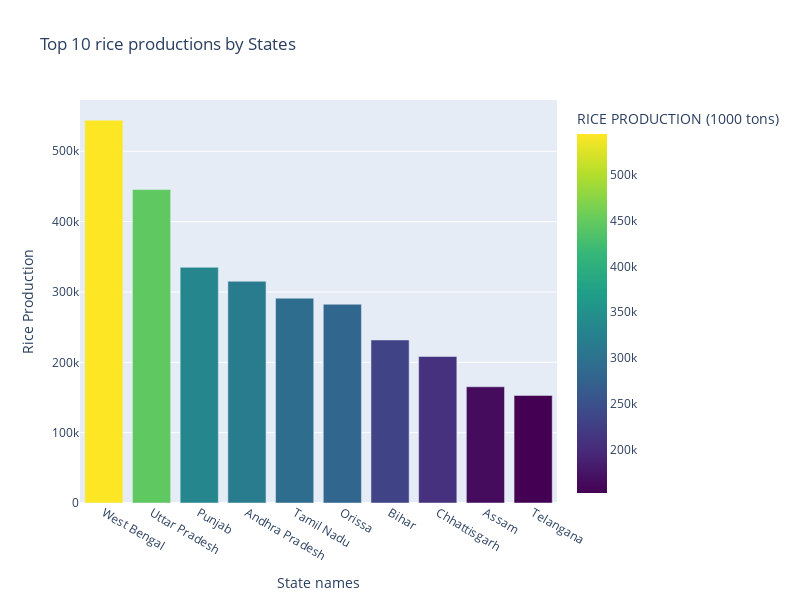

Write notebook code for a chart like this one.
### Code cell
fig=px.bar(rice_state, x='State Name', y='RICE PRODUCTION (1000 tons)',title='Top 10 rice productions by States',
          labels={'State Name':'State Name','Rice Production':'RICE PRODUCTION (1000 tons)'},
           color='RICE PRODUCTION (1000 tons)', color_continuous_scale='Viridis'
          )
fig.update_layout(xaxis_title='State names', yaxis_title='Rice Production')
fig.update_layout(height=600, width=800)
fig.show()

### Figure 1 — Plotly figure (JSON) as saved in the notebook; plotly's stock layout.template omitted (floating-point values rounded to 4 significant figures)
{"data": [{"alignmentgroup": "True", "hovertemplate": "State Name=%{x}<br>RICE PRODUCTION (1000 tons)=%{marker.color}<extra></extra>", "legendgroup": "", "marker": {"color": [544200.0, 445600.0, 335000.0, 315200.0, 291200.0, 282500.0, 231759, 208200.0, 165200.0, 152900.0], "coloraxis": "coloraxis", "pattern": {"shape": ""}}, "name": "", "offsetgroup": "", "orientation": "v", "showlegend": false, "textposition": "auto", "type": "bar", "x": ["West Bengal", "Uttar Pradesh", "Punjab", "Andhra Pradesh", "Tamil Nadu", "Orissa", "Bihar", "Chhattisgarh", "Assam", "Telangana"], "xaxis": "x", "y": [544200.0, 445600.0, 335000.0, 315200.0, 291200.0, 282500.0, 231759, 208200.0, 165200.0, 152900.0], "yaxis": "y"}], "layout": {"barmode": "relative", "coloraxis": {"colorbar": {"title": {"text": "RICE PRODUCTION (1000 tons)"}}, "colorscale": [[0, "#440154"], [0.1111, "#482878"], [0.2222, "#3e4989"], [0.3333, "#31688e"], [0.4444, "#26828e"], [0.5556, "#1f9e89"], [0.6667, "#35b779"], [0.7778, "#6ece58"], [0.8889, "#b5de2b"], [1, "#fde725"]]}, "height": 600, "legend": {"tracegroupgap": 0}, "title": {"text": "Top 10 rice productions by States"}, "width": 800, "xaxis": {"anchor": "y", "domain": [0, 1], "title": {"text": "State names"}}, "yaxis": {"anchor": "x", "domain": [0, 1], "title": {"text": "Rice Production"}}}}
